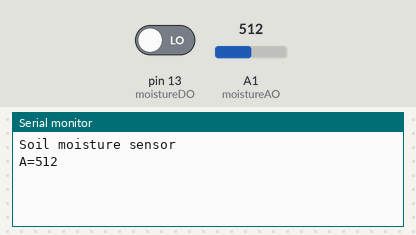
A sketch run on a simulated Arduino Uno, built with avr-gcc and run on an emulated ATmega328P. Parts: the last lines printed to the serial monitor. Inputs (shaded band) come from the test bench; at power-on: pin 13 (moistureDO) LOW, A1 (moistureAO) = 512.

Above: at 1.8 s.
1.9 s: pin 13 (moistureDO) driven HIGH
At 2.6 s:
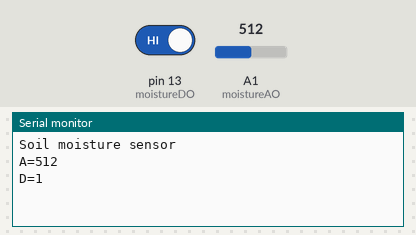
3.5 s: A1 (moistureAO) set to 716
At 4.8 s:
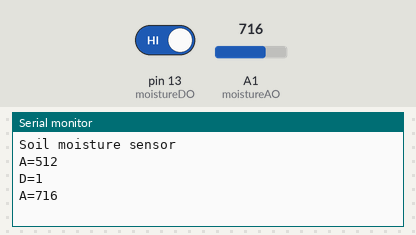
5.0 s: A1 (moistureAO) set to 900
At 6.1 s:
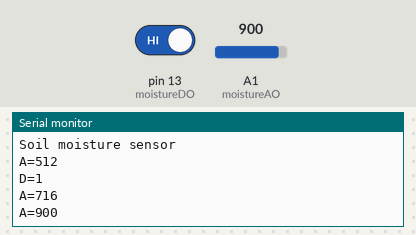
6.5 s: pin 13 (moistureDO) driven LOW
At 7.7 s:
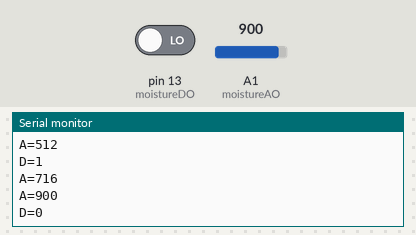

The sketch:

SN_MOISTURE_MOD.ino
```cpp
// Soil Moisture Sensor Hygrometer example code
// Code author: http://electron-space.blogspot.com/2013/09/soil-moisture-sensor-soil-hygrometer.html
//Interface Description (4-wire)
//VCC: 3.3v-5v
//GND: GND
//DO: Digital output interface (0 and 1) threshold taken from potentiometer
//AO: Analog output interface

 const int moistureAO = 1;
 const int moistureDO = 13;

 int AO = 0;
 int DO = 0;
 int tmp = 0;

 void setup (){
  Serial.begin(9600);
  Serial.println("Soil moisture sensor");
  pinMode(moistureAO, INPUT);
  pinMode(moistureDO, INPUT);
 }

 void loop ()
 {
  tmp=analogRead( moistureAO );
  if ( tmp != AO )
  {
    AO=tmp;
    Serial.print("A=");
    Serial.println(AO);
  }

  tmp=digitalRead( moistureDO );
  if ( tmp != DO )
  {
    DO=tmp;
    Serial.print("D=");
    Serial.println(DO);
  }


  delay (1000);

 }
```

Measured:
- after the input at 1.9 s, the serial monitor: prints a new line after 0.10 s (image 1)
- after the input at 3.5 s, the serial monitor: prints a new line after 0.50 s (image 2)
- after the input at 5.0 s, the serial monitor: prints a new line at once (image 3)
- after the input at 6.5 s, the serial monitor: prints a new line after 0.50 s (image 4)
